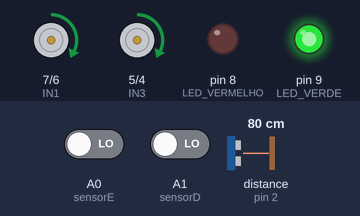
The sketch below on a simulated Arduino Uno, built with avr-gcc and run on an emulated ATmega328P. Shown: motor-driver pin pairs drawn as motors (green arrow = first pin HIGH = forward, orange = second pin HIGH = backward, longer = more drive, scaled by the enable pin), output pins drawn as LEDs (lit = HIGH). Wiring (inferred from the names in the program): ultrasonic range finder: trigger pin 3; echo pin 2. Inputs (shaded band) come from the test bench; at power-on: distance to the obstacle (sensor on pin 2) 80 cm, A0 (sensorE) LOW, A1 (sensorD) LOW. The echo pulse lasts 58.3 µs per cm; pins used as bus, display or sensor lines are not drawn.

Above: at 6.2 s.
6.3 s: distance to the obstacle (sensor on pin 2) set to 22 cm
7.8 s: distance to the obstacle (sensor on pin 2) set to 19 cm
At 8.7 s:
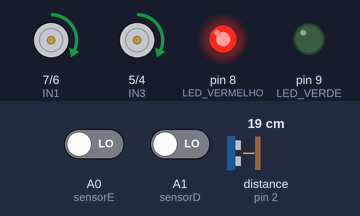
9.3 s: A0 (sensorE) driven HIGH
At 10.5 s:
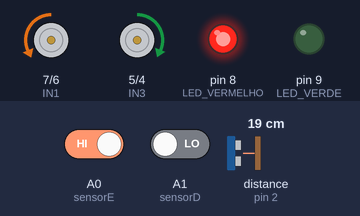
10.8 s: A1 (sensorD) driven HIGH
At 12.0 s:
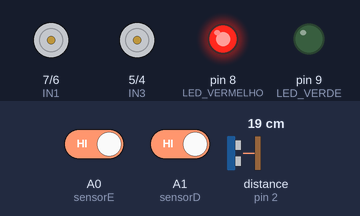
12.3 s: A0 (sensorE) driven LOW
At 13.3 s:
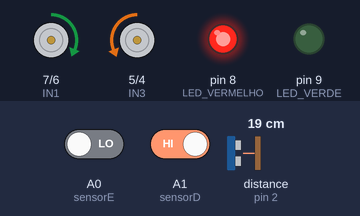
13.8 s: A1 (sensorD) driven LOW
At 15.1 s:
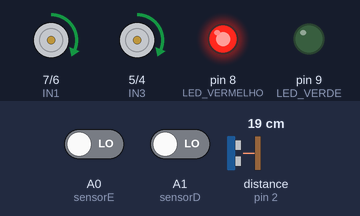
Timing chart, 0 to 16.3 s (numbered marks = the images above; inputs shaded):
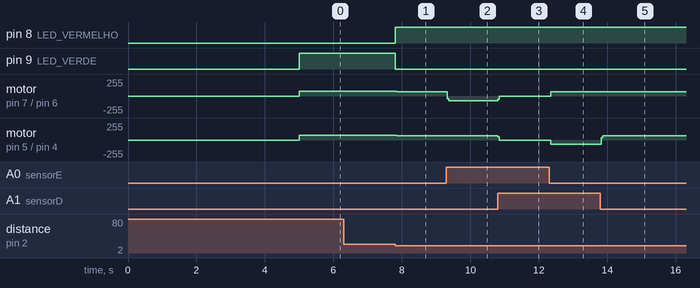

Measured:
- the behaviour switches between 21 and 20 cm on distance to the obstacle (sensor on pin 2) (found by bisection; images 0 and 1)
- after the input at 6.3 s, every drawn part: stays the same
- after the input at 7.8 s, pin 8 (LED_VERMELHO): LOW → HIGH at once; pin 9 (LED_VERDE): HIGH → LOW at once; motor on pin 7 (IN1) / pin 6 (IN2), motor on pin 5 (IN3) / pin 4 (IN4): forward 70/255 → forward 67/255 after 0.05 s
- after the input at 9.3 s, motor on pin 7 (IN1) / pin 6 (IN2): forward 67/255 → backward 68/255 at once
- after the input at 10.8 s, motor on pin 7 (IN1) / pin 6 (IN2): backward 68/255 → stopped at once; motor on pin 5 (IN3) / pin 4 (IN4): forward 67/255 → stopped at once
- after the input at 12.3 s, motor on pin 7 (IN1) / pin 6 (IN2): stopped → forward 65/255 at once; motor on pin 5 (IN3) / pin 4 (IN4): stopped → backward 66/255 at once
- after the input at 13.8 s, motor on pin 5 (IN3) / pin 4 (IN4): backward 66/255 → forward 65/255 at once

The sketch:

carrinhoFinal.ino
```cpp
#define TRIGGER_PIN 3  // Pino Trigger do sensor na porta 3
#define ECHO_PIN    2  // Pino Echo do sensor na porta 2

// definindo as portas onde estão conectados os motores
#define IN1 7  //Pinos motor A (Direita)
#define IN2 6  //Pinos motor A (Direita)
#define IN3 5  //Pinos motor B (Esquerda)
#define IN4 4  //Pinos motor B (Esquerda)

#define ENA 10  //Pino velocidade motor A (Enable A)
#define ENB 11  //Pino velocidade motor B (Enable B)

#define LED_VERDE 9 // Pino do LED verde
#define LED_VERMELHO 8  // Pino do LED vermelho

#define sensorE A0 // Pino do sensor IV esquerdo
#define sensorD A1 // Pino do sensor IV direito

int POT = 70; // Velocidade dos motores (padrões por enquanto)

void setup()
{
  // Definindo os motores e outros componentes como saídas
  pinMode(IN1, OUTPUT); // Saída para motor A
  pinMode(IN2, OUTPUT); // Saí da para motor A
  pinMode(IN3, OUTPUT); // Saída para motor B
  pinMode(IN4, OUTPUT); // Saída para motor B
  pinMode(ENA, OUTPUT); // Controle velocidade motor A
  pinMode(ENB, OUTPUT); // Controle velocidade motor B

  //  Definindo os sensores IV
  pinMode(sensorE, INPUT);
  pinMode(sensorD, INPUT);

  // Definindo os LEDs como saídas
  pinMode(LED_VERDE, OUTPUT); // LED verde
  pinMode(LED_VERMELHO, OUTPUT); // LED vermelho

  // Configura os pinos do sensor ultrassônico
  pinMode(TRIGGER_PIN, OUTPUT);
  pinMode(ECHO_PIN, INPUT);

  delay(5000); // Aguarda 5 segundos antes de iniciar

}

void loop()
{
modoSeguidorLinha(); // def. do sensor IV

distancia_cm(); // def. do ultrassônico
}

///////////////////////////////////////////////////////////////////
void modoSeguidorLinha() // sensores IV
{
  if (digitalRead(sensorE) == HIGH && digitalRead(sensorD) == HIGH)
  { // detectou a linha preta nos dois sensores
    robo_parado();
  }

  if (digitalRead(sensorE) == HIGH && digitalRead(sensorD) == LOW)
  { // detectou a linha preta na esquerda
    robo_direita();
  }

  if (digitalRead(sensorE) == LOW && digitalRead(sensorD) == HIGH)
  { // detectou a linha preta na direita
    robo_esquerda();
  }

  if (digitalRead(sensorE) == LOW && digitalRead(sensorD) == LOW)
  { // não detectou nenhuma linha preta
    robo_frente();
  }
}

///////////////////////////////////////////////

    void robo_frente() // direções
{
  digitalWrite(IN1, HIGH);
  digitalWrite(IN2, LOW);
  digitalWrite(IN3, HIGH);
  digitalWrite(IN4, LOW);

  analogWrite(ENA, POT); // Aplica a potência definida ao motor A
  analogWrite(ENB, POT); // Aplica a potência definida ao motor B

}

void robo_esquerda() //Direções
{
  digitalWrite(IN1, HIGH);
  digitalWrite(IN2, LOW);
  digitalWrite(IN3, LOW);
  digitalWrite(IN4, HIGH);

  analogWrite(ENA, POT); // Aplica a potência definida ao motor A
  analogWrite(ENB, POT); // Aplica a potência definida ao motor B

}

void robo_direita() //Direções
{
  digitalWrite(IN1, LOW);
  digitalWrite(IN2, HIGH);
  digitalWrite(IN3, HIGH);
  digitalWrite(IN4, LOW);

  analogWrite(ENA, POT); // Aplica a potência definida ao motor A
  analogWrite(ENB, POT); // Aplica a potência definida ao motor B

}

void robo_parado() //Direções
{
  digitalWrite(IN1, LOW);
  digitalWrite(IN2, LOW);
  digitalWrite(IN3, LOW);
  digitalWrite(IN4, LOW);

  analogWrite(ENA, 0); // Aplica a potência definida ao motor A
  analogWrite(ENB, 0); // Aplica a potência definida ao motor B

}
/////////////////////////////////////////////////////////////

///////////////////////////////////////////////////////////////////////

void distancia_cm()
{
float dist_cm = distancia(); // Declara variável que armazena a distância do obstáculo

  if (dist_cm <= 20) //  Se a distância for menor que 20 cm
  {
    // Acende o LED vermelho
  led_stop();
  robo_parado();
  }

  if  (dist_cm >= 20)
  {
    // acende o LED verde
  led_on();
  robo_frente();
  }
}

/////////////////////////////////////////////////////////

float distancia()
{
  // Envia o pulso para o sensor
  digitalWrite(TRIGGER_PIN, LOW);
  delayMicroseconds(2);

  digitalWrite(TRIGGER_PIN, HIGH);
  delayMicroseconds(10);

  digitalWrite(TRIGGER_PIN, LOW);

  // Lê o tempo que o sinal de retorno (ECHO) leva
  long duration = pulseIn(ECHO_PIN, HIGH);

  // Calcula a distância em centímetros (velocidade do som: 343 m/s ou 29 microsegundos/cm)
  float distance = (duration / 2.0) / 29.1;

  return distance;
}

void led_on()
{
  digitalWrite(LED_VERMELHO, LOW);
  digitalWrite(LED_VERDE, HIGH);
}

void led_stop()
  {
    digitalWrite(LED_VERMELHO, HIGH);
    digitalWrite(LED_VERDE, LOW);
  }
```
